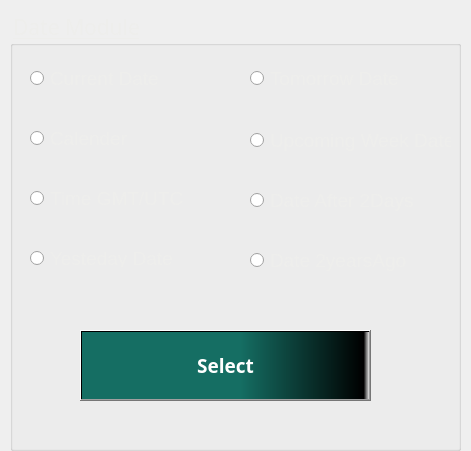
  <widget class="QFrame" name="m8_frame">
   <property name="geometry">
    <rect>
     <x>220</x>
     <y>90</y>
     <width>471</width>
     <height>451</height>
    </rect>
   </property>
   <property name="frameShape">
    <enum>QFrame::NoFrame</enum>
   </property>
   <property name="frameShadow">
    <enum>QFrame::Raised</enum>
   </property>
   <property name="lineWidth">
    <number>1</number>
   </property>
   <widget class="QGroupBox" name="groupBox_11">
    <property name="geometry">
     <rect>
      <x>10</x>
      <y>10</y>
      <width>451</width>
      <height>441</height>
     </rect>
    </property>
    <property name="font">
     <font>
      <family>Arial Rounded MT Bold</family>
      <pointsize>16</pointsize>
      <underline>true</underline>
     </font>
    </property>
    <property name="styleSheet">
     <string notr="true">color: rgb(238, 238, 236);</string>
    </property>
    <property name="title">
     <string>Date Module</string>
    </property>
    <widget class="QRadioButton" name="feat1_m8_rb">
     <property name="geometry">
      <rect>
       <x>20</x>
       <y>60</y>
       <width>201</width>
       <height>17</height>
      </rect>
     </property>
     <property name="font">
      <font>
       <pointsize>14</pointsize>
      </font>
     </property>
     <property name="styleSheet">
      <string notr="true">color: rgb(238, 238, 236);</string>
     </property>
     <property name="text">
      <string>Current Date</string>
     </property>
    </widget>
    <widget class="QRadioButton" name="feat5_m8_rb">
     <property name="geometry">
      <rect>
       <x>240</x>
       <y>60</y>
       <width>201</width>
       <height>17</height>
      </rect>
     </property>
     <property name="font">
      <font>
       <pointsize>14</pointsize>
      </font>
     </property>
     <property name="styleSheet">
      <string notr="true">color: rgb(238, 238, 236);</string>
     </property>
     <property name="text">
      <string>Tomorrow Date</string>
     </property>
     <property name="checkable">
      <bool>true</bool>
     </property>
     <property name="checked">
      <bool>false</bool>
     </property>
     <property name="autoRepeat">
      <bool>false</bool>
     </property>
    </widget>
    <widget class="QRadioButton" name="feat2_m8_rb">
     <property name="geometry">
      <rect>
       <x>20</x>
       <y>120</y>
       <width>201</width>
       <height>17</height>
      </rect>
     </property>
     <property name="font">
      <font>
       <pointsize>14</pointsize>
      </font>
     </property>
     <property name="styleSheet">
      <string notr="true">color: rgb(238, 238, 236);</string>
     </property>
     <property name="text">
      <string>Calender</string>
     </property>
    </widget>
    <widget class="QRadioButton" name="feat6_m8_rb">
     <property name="geometry">
      <rect>
       <x>240</x>
       <y>120</y>
       <width>201</width>
       <height>21</height>
      </rect>
     </property>
     <property name="font">
      <font>
       <pointsize>14</pointsize>
      </font>
     </property>
     <property name="styleSheet">
      <string notr="true">color: rgb(238, 238, 236);</string>
     </property>
     <property name="text">
      <string>Upcoming Week Date</string>
     </property>
     <property name="checkable">
      <bool>true</bool>
     </property>
     <property name="checked">
      <bool>false</bool>
     </property>
     <property name="autoRepeat">
      <bool>false</bool>
     </property>
    </widget>
    <widget class="QRadioButton" name="feat3_m8_rb">
     <property name="geometry">
      <rect>
       <x>20</x>
       <y>180</y>
       <width>201</width>
       <height>17</height>
      </rect>
     </property>
     <property name="font">
      <font>
       <pointsize>14</pointsize>
      </font>
     </property>
     <property name="styleSheet">
      <string notr="true">color: rgb(238, 238, 236);</string>
     </property>
     <property name="text">
      <string>Time GMT/UTC</string>
     </property>
    </widget>
    <widget class="QRadioButton" name="feat7_m8_rb">
     <property name="geometry">
      <rect>
       <x>240</x>
       <y>180</y>
       <width>201</width>
       <height>21</height>
      </rect>
     </property>
     <property name="font">
      <font>
       <pointsize>14</pointsize>
      </font>
     </property>
     <property name="styleSheet">
      <string notr="true">color: rgb(238, 238, 236);</string>
     </property>
     <property name="text">
      <string>Date After 2Days</string>
     </property>
    </widget>
    <widget class="QPushButton" name="submit8_btn">
     <property name="geometry">
      <rect>
       <x>70</x>
       <y>320</y>
       <width>291</width>
       <height>71</height>
      </rect>
     </property>
     <property name="font">
      <font>
       <family>Arial Rounded MT Bold</family>
       <pointsize>14</pointsize>
       <weight>75</weight>
       <italic>false</italic>
       <bold>true</bold>
       <strikeout>false</strikeout>
       <stylestrategy>PreferAntialias</stylestrategy>
       <kerning>true</kerning>
      </font>
     </property>
     <property name="styleSheet">
      <string notr="true">background-color: qlineargradient(spread:pad, x1:0, y1:0, x2:1, y2:0, stop:0 rgba(21, 110, 99, 255), stop:0.55 rgba(21, 110, 99, 255), stop:0.98 rgba(0, 0, 0, 255), stop:1 rgba(0, 0, 0, 0));
color: rgb(255, 255, 255);</string>
     </property>
     <property name="text">
      <string>Select</string>
     </property>
     <property name="icon">
      <iconset>
       <normaloff>../.designer/.designer/C:/Users/HP/Desktop/Git_AI_Work/PYQT5_GUI/Student_Reg_form_Project/icon.jpg</normaloff>../.designer/.designer/C:/Users/HP/Desktop/Git_AI_Work/PYQT5_GUI/Student_Reg_form_Project/icon.jpg</iconset>
     </property>
    </widget>
    <widget class="QRadioButton" name="feat8_m8_rb">
     <property name="geometry">
      <rect>
       <x>240</x>
       <y>240</y>
       <width>201</width>
       <height>21</height>
      </rect>
     </property>
     <property name="font">
      <font>
       <pointsize>14</pointsize>
      </font>
     </property>
     <property name="styleSheet">
      <string notr="true">color: rgb(238, 238, 236);</string>
     </property>
     <property name="text">
      <string>Date 2yearsAgo</string>
     </property>
    </widget>
    <widget class="QRadioButton" name="feat4_m8_rb">
     <property name="geometry">
      <rect>
       <x>20</x>
       <y>240</y>
       <width>201</width>
       <height>17</height>
      </rect>
     </property>
     <property name="font">
      <font>
       <pointsize>14</pointsize>
      </font>
     </property>
     <property name="styleSheet">
      <string notr="true">color: rgb(238, 238, 236);</string>
     </property>
     <property name="text">
      <string>Yesteday Date</string>
     </property>
    </widget>
   </widget>
  </widget>
